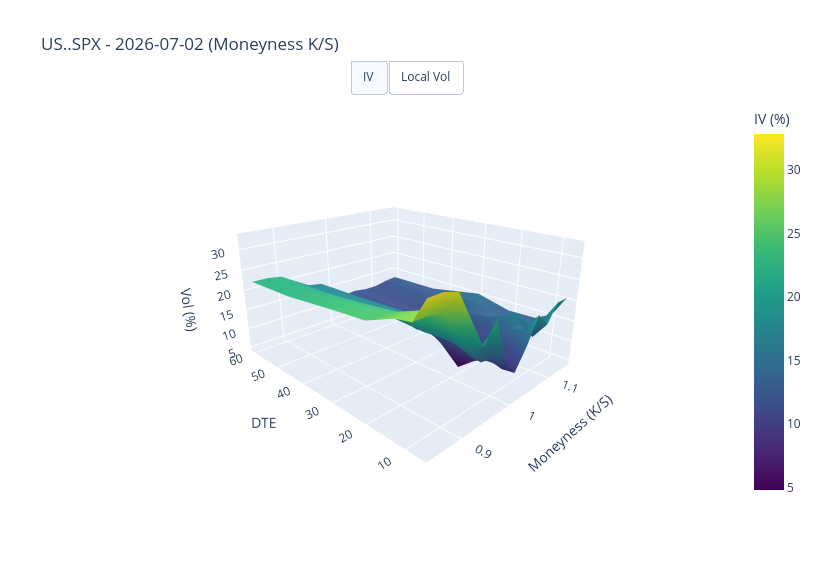

Notebook cell for this chart:
### Code cell
# 3. Bloomberg-style 3D vol surface with IV/local vol toggle (using Moneyness K/S)

from vol_surface import build_iv_grid, dupire_local_vol

today_d = latest_business_session(study.surfaces)
df_today = study.surfaces[today_d]
spot = float(df_today["spot"].iloc[0])

# Interpolate onto Moneyness grid instead of delta
g_dte, g_ks, iv_g = build_iv_grid(df_today, max_dte=cfg.max_dte)
lv = dupire_local_vol(spot, g_dte, g_ks, iv_g, r=cfg.risk_free_rate)

# Extract 1D axes for clean Plotly layout mapping
x_ks = g_ks[0, :]       # Moneyness columns (ascendingly sorted)
y_dte = g_dte[:, 0]     # DTE rows (ascendingly sorted)

fig = go.Figure()
fig.add_trace(go.Surface(
    x=x_ks, y=y_dte, z=iv_g,
    name="Implied Vol", colorscale="Viridis", visible=True,
    colorbar=dict(title="IV (%)", x=1.02),
))
fig.add_trace(go.Surface(
    x=x_ks, y=y_dte, z=lv,
    name="Local Vol", colorscale="Magma", visible=False,
    colorbar=dict(title="Local Vol (%)", x=1.02),
))
fig.update_layout(
    scene=dict(
        xaxis_title="Moneyness (K/S)", yaxis_title="DTE", zaxis_title="Vol (%)",
        aspectmode="manual", aspectratio=dict(x=1.0, y=1.2, z=0.6),
        camera=dict(eye=dict(x=-1.5, y=-1.5, z=0.8)),
    ),
    title=f"{cfg.underlying} - {today_d} (Moneyness K/S)",
    updatemenus=[dict(
        type="buttons", direction="right", x=0.5, y=1.1, xanchor="center",
        buttons=[
            dict(label="IV", method="update",
                 args=[{"visible": [True, False]},
                       {"scene.zaxis.title": "IV (%)"}]),
            dict(label="Local Vol", method="update",
                 args=[{"visible": [False, True]},
                       {"scene.zaxis.title": "Local Vol (%)"}]),
        ],
    )],
    width=820, height=580,
)
fig.show()

### Figure 1 — Plotly figure (JSON) as saved in the notebook; plotly's stock layout.template omitted (floating-point values rounded to 4 significant figures)
{"data": [{"colorbar": {"title": {"text": "IV (%)"}, "x": 1.02}, "colorscale": [[0, "#440154"], [0.1111, "#482878"], [0.2222, "#3e4989"], [0.3333, "#31688e"], [0.4444, "#26828e"], [0.5556, "#1f9e89"], [0.6667, "#35b779"], [0.7778, "#6ece58"], [0.8889, "#b5de2b"], [1, "#fde725"]], "name": "Implied Vol", "type": "surface", "visible": true, "x": [0.85, 0.875, 0.9, 0.925, 0.95, 0.975, 1.0, 1.025, 1.05, 1.075, 1.1, 1.125, 1.15], "y": [7, 10, 14, 21, 30, 45, 60], "z": [[32.85, 32.85, 31.85, 25.5, 19.2, 23.52, 13.49, 9.129, 13.79, 19.77, 16.4, 20.53, 20.53], [27.87, 27.87, 27.27, 21.86, 17.19, 13.32, 12.62, 8.786, 10.84, 15.66, 12.42, 15.57, 15.57], [27.24, 27.24, 26.56, 21.72, 17.74, 14.36, 10.58, 10.17, 10.4, 14.05, 17.01, 13.54, 13.54], [24.65, 24.65, 24.16, 20.39, 17.37, 17.66, 13.93, 4.813, 9.961, 11.32, 13.9, 13.32, 13.32], [23.98, 23.98, 23.21, 20.43, 17.81, 18.13, 12.51, 12.3, 11.0, 11.16, 12.56, 14.57, 15.36], [22.6, 22.6, 21.96, 19.8, 17.72, 17.46, 14.99, 10.78, 11.71, 11.32, 11.95, 12.85, 12.85], [22.17, 22.17, 21.72, 19.62, 17.58, 17.02, 14.92, 11.88, 12.17, 11.65, 11.7, 12.34, 12.69]]}, {"colorbar": {"title": {"text": "Local Vol (%)"}, "x": 1.02}, "colorscale": [[0, "#000004"], [0.1111, "#180f3d"], [0.2222, "#440f76"], [0.3333, "#721f81"], [0.4444, "#9e2f7f"], [0.5556, "#cd4071"], [0.6667, "#f1605d"], [0.7778, "#fd9668"], [0.8889, "#feca8d"], [1, "#fcfdbf"]], "name": "Local Vol", "type": "surface", "visible": false, "x": [0.85, 0.875, 0.9, 0.925, 0.95, 0.975, 1.0, 1.025, 1.05, 1.075, 1.1, 1.125, 1.15], "y": [7, 10, 14, 21, 30, 45, 60], "z": [[80.16, 117.6, 0.0, 23.58, 21.23, 0.0, 13.09, 6.966, 0.0, 0.0, 0.0, 0.0, 8.705], [76.1, 117.5, 0.0, 57.17, 23.85, 0.0, 10.83, 10.17, 3.019, 0.0, 37.51, 0.0, 12.73], [62.05, 106.2, 0.0, 51.23, 31.01, 22.8, 12.46, 8.005, 7.318, 8.83, 0.0, 6.609, 1.901], [54.66, 83.55, 132.9, 30.02, 24.77, 40.87, 19.21, 9.328, 9.041, 0.0, 14.59, 26.25, 13.6], [57.78, 77.18, 87.37, 29.32, 31.01, 28.89, 14.24, 17.69, 12.25, 9.448, 11.72, 35.58, 0.0], [56.12, 71.89, 78.32, 29.51, 24.41, 37.33, 21.25, 10.58, 12.05, 13.0, 11.19, 15.8, 20.82], [52.19, 86.23, 0.0, 32.35, 24.47, 32.94, 18.94, 14.02, 12.8, 12.62, 10.02, 12.37, 16.59]]}], "layout": {"height": 580, "scene": {"aspectmode": "manual", "aspectratio": {"x": 1, "y": 1.2, "z": 0.6}, "camera": {"eye": {"x": -1.5, "y": -1.5, "z": 0.8}}, "xaxis": {"title": {"text": "Moneyness (K/S)"}}, "yaxis": {"title": {"text": "DTE"}}, "zaxis": {"title": {"text": "Vol (%)"}}}, "title": {"text": "US..SPX - 2026-07-02 (Moneyness K/S)"}, "updatemenus": [{"buttons": [{"args": [{"visible": [true, false]}, {"scene.zaxis.title": "IV (%)"}], "label": "IV", "method": "update"}, {"args": [{"visible": [false, true]}, {"scene.zaxis.title": "Local Vol (%)"}], "label": "Local Vol", "method": "update"}], "direction": "right", "type": "buttons", "x": 0.5, "xanchor": "center", "y": 1.1}], "width": 820}}
